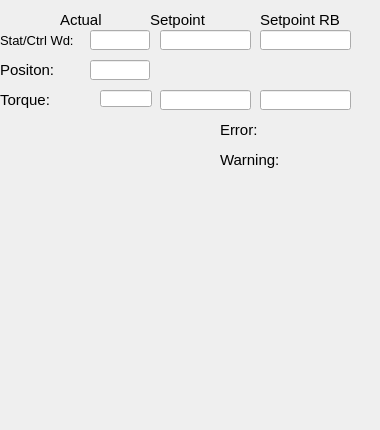
   <widget class="QWidget" name="tab">
    <property name="sizePolicy">
     <sizepolicy hsizetype="Fixed" vsizetype="Fixed">
      <horstretch>0</horstretch>
      <verstretch>0</verstretch>
     </sizepolicy>
    </property>
    <attribute name="title">
     <string>General</string>
    </attribute>
    <widget class="caLabel" name="calabel_9">
     <property name="geometry">
      <rect>
       <x>0</x>
       <y>30</y>
       <width>80</width>
       <height>20</height>
      </rect>
     </property>
     <property name="sizePolicy">
      <sizepolicy hsizetype="Fixed" vsizetype="Fixed">
       <horstretch>0</horstretch>
       <verstretch>0</verstretch>
      </sizepolicy>
     </property>
     <property name="font">
      <font>
       <pointsize>10</pointsize>
      </font>
     </property>
     <property name="text">
      <string>Stat/Ctrl Wd:</string>
     </property>
     <property name="textFormat">
      <enum>Qt::PlainText</enum>
     </property>
     <property name="scaledContents">
      <bool>false</bool>
     </property>
    </widget>
    <widget class="caLabel" name="calabel_13">
     <property name="geometry">
      <rect>
       <x>220</x>
       <y>120</y>
       <width>80</width>
       <height>20</height>
      </rect>
     </property>
     <property name="sizePolicy">
      <sizepolicy hsizetype="Fixed" vsizetype="Fixed">
       <horstretch>0</horstretch>
       <verstretch>0</verstretch>
      </sizepolicy>
     </property>
     <property name="font">
      <font>
       <pointsize>11</pointsize>
      </font>
     </property>
     <property name="text">
      <string>Error:</string>
     </property>
    </widget>
    <widget class="caLabel" name="calabel_10">
     <property name="geometry">
      <rect>
       <x>0</x>
       <y>90</y>
       <width>80</width>
       <height>20</height>
      </rect>
     </property>
     <property name="sizePolicy">
      <sizepolicy hsizetype="Fixed" vsizetype="Fixed">
       <horstretch>0</horstretch>
       <verstretch>0</verstretch>
      </sizepolicy>
     </property>
     <property name="font">
      <font>
       <pointsize>11</pointsize>
      </font>
     </property>
     <property name="text">
      <string>Torque:</string>
     </property>
    </widget>
    <widget class="caLineEdit" name="calineedit_9">
     <property name="geometry">
      <rect>
       <x>90</x>
       <y>30</y>
       <width>60</width>
       <height>20</height>
      </rect>
     </property>
     <property name="channel" stdset="0">
      <string notr="true">$(IOC):m$(MasterID)s$(SlaveID)-Drv01-Stat</string>
     </property>
     <property name="background">
      <color alpha="0">
       <red>160</red>
       <green>160</green>
       <blue>164</blue>
      </color>
     </property>
     <property name="colorMode">
      <enum>caLineEdit::Static</enum>
     </property>
     <property name="precisionMode">
      <enum>caLineEdit::Channel</enum>
     </property>
     <property name="unitsEnabled">
      <bool>true</bool>
     </property>
    </widget>
    <widget class="caLed" name="caled_Warning">
     <property name="geometry">
      <rect>
       <x>300</x>
       <y>150</y>
       <width>52</width>
       <height>12</height>
      </rect>
     </property>
     <property name="sizePolicy">
      <sizepolicy hsizetype="Preferred" vsizetype="MinimumExpanding">
       <horstretch>0</horstretch>
       <verstretch>0</verstretch>
      </sizepolicy>
     </property>
     <property name="minimumSize">
      <size>
       <width>4</width>
       <height>12</height>
      </size>
     </property>
     <property name="toolTip">
      <string>&lt;html&gt;&lt;head/&gt;&lt;body&gt;&lt;p&gt;E-Bus Power Status&lt;/p&gt;&lt;/body&gt;&lt;/html&gt;</string>
     </property>
     <property name="rectangular">
      <bool>true</bool>
     </property>
     <property name="gradientEnabled">
      <bool>false</bool>
     </property>
     <property name="ledHeight">
      <number>10</number>
     </property>
     <property name="channel" stdset="0">
      <string notr="true">$(IOC):m$(MasterID)s$(SlaveID)-Drv01-WrnAlrm</string>
     </property>
     <property name="colorMode">
      <enum>caLed::Static</enum>
     </property>
     <property name="falseColor">
      <color>
       <red>255</red>
       <green>170</green>
       <blue>0</blue>
      </color>
     </property>
     <property name="trueColor">
      <color>
       <red>0</red>
       <green>85</green>
       <blue>0</blue>
      </color>
     </property>
     <property name="trueValue">
      <string notr="true">0</string>
     </property>
     <property name="falseValue">
      <string notr="true">1</string>
     </property>
    </widget>
    <widget class="caLed" name="caled_Error">
     <property name="geometry">
      <rect>
       <x>300</x>
       <y>120</y>
       <width>52</width>
       <height>12</height>
      </rect>
     </property>
     <property name="sizePolicy">
      <sizepolicy hsizetype="Preferred" vsizetype="MinimumExpanding">
       <horstretch>0</horstretch>
       <verstretch>0</verstretch>
      </sizepolicy>
     </property>
     <property name="minimumSize">
      <size>
       <width>4</width>
       <height>12</height>
      </size>
     </property>
     <property name="toolTip">
      <string>&lt;html&gt;&lt;head/&gt;&lt;body&gt;&lt;p&gt;E-Bus Power Status&lt;/p&gt;&lt;/body&gt;&lt;/html&gt;</string>
     </property>
     <property name="rectangular">
      <bool>true</bool>
     </property>
     <property name="gradientEnabled">
      <bool>false</bool>
     </property>
     <property name="ledHeight">
      <number>10</number>
     </property>
     <property name="channel" stdset="0">
      <string notr="true">$(IOC):m$(MasterID)s$(SlaveID)-Drv01-ErrAlrm</string>
     </property>
     <property name="colorMode">
      <enum>caLed::Static</enum>
     </property>
     <property name="falseColor">
      <color>
       <red>170</red>
       <green>0</green>
       <blue>0</blue>
      </color>
     </property>
     <property name="trueColor">
      <color>
       <red>0</red>
       <green>85</green>
       <blue>0</blue>
      </color>
     </property>
     <property name="trueValue">
      <string notr="true">0</string>
     </property>
     <property name="falseValue">
      <string notr="true">1</string>
     </property>
    </widget>
    <widget class="caLabel" name="calabel_14">
     <property name="geometry">
      <rect>
       <x>220</x>
       <y>150</y>
       <width>80</width>
       <height>20</height>
      </rect>
     </property>
     <property name="sizePolicy">
      <sizepolicy hsizetype="Fixed" vsizetype="Fixed">
       <horstretch>0</horstretch>
       <verstretch>0</verstretch>
      </sizepolicy>
     </property>
     <property name="font">
      <font>
       <pointsize>11</pointsize>
      </font>
     </property>
     <property name="text">
      <string>Warning:</string>
     </property>
    </widget>
    <widget class="caLineEdit" name="calineedit">
     <property name="geometry">
      <rect>
       <x>90</x>
       <y>60</y>
       <width>60</width>
       <height>20</height>
      </rect>
     </property>
     <property name="channel" stdset="0">
      <string notr="true">$(IOC):m$(MasterID)s$(SlaveID)-Enc01-PosAct</string>
     </property>
     <property name="background">
      <color alpha="0">
       <red>160</red>
       <green>160</green>
       <blue>164</blue>
      </color>
     </property>
     <property name="colorMode">
      <enum>caLineEdit::Static</enum>
     </property>
     <property name="precisionMode">
      <enum>caLineEdit::User</enum>
     </property>
    </widget>
    <widget class="caLabel" name="calabel_5">
     <property name="geometry">
      <rect>
       <x>0</x>
       <y>60</y>
       <width>80</width>
       <height>20</height>
      </rect>
     </property>
     <property name="sizePolicy">
      <sizepolicy hsizetype="Fixed" vsizetype="Fixed">
       <horstretch>0</horstretch>
       <verstretch>0</verstretch>
      </sizepolicy>
     </property>
     <property name="font">
      <font>
       <pointsize>11</pointsize>
      </font>
     </property>
     <property name="text">
      <string>Positon:</string>
     </property>
    </widget>
    <widget class="caTextEntry" name="catextentry_13">
     <property name="geometry">
      <rect>
       <x>160</x>
       <y>90</y>
       <width>91</width>
       <height>20</height>
      </rect>
     </property>
     <property name="minimumSize">
      <size>
       <width>0</width>
       <height>20</height>
      </size>
     </property>
     <property name="maximumSize">
      <size>
       <width>16777215</width>
       <height>20</height>
      </size>
     </property>
     <property name="readOnly">
      <bool>false</bool>
     </property>
     <property name="channel" stdset="0">
      <string notr="true">$(IOC):m$(MasterID)s$(SlaveID)-Drv01-Trq</string>
     </property>
     <property name="keepFocus">
      <bool>true</bool>
     </property>
    </widget>
    <widget class="caTextEntry" name="catextentry_14">
     <property name="geometry">
      <rect>
       <x>260</x>
       <y>90</y>
       <width>91</width>
       <height>20</height>
      </rect>
     </property>
     <property name="minimumSize">
      <size>
       <width>0</width>
       <height>20</height>
      </size>
     </property>
     <property name="maximumSize">
      <size>
       <width>16777215</width>
       <height>20</height>
      </size>
     </property>
     <property name="readOnly">
      <bool>false</bool>
     </property>
     <property name="channel" stdset="0">
      <string notr="true">$(IOC):m$(MasterID)s$(SlaveID)-Drv01-Trq-RB</string>
     </property>
     <property name="keepFocus">
      <bool>true</bool>
     </property>
    </widget>
    <widget class="caTextEntry" name="catextentry_16">
     <property name="geometry">
      <rect>
       <x>160</x>
       <y>30</y>
       <width>91</width>
       <height>20</height>
      </rect>
     </property>
     <property name="minimumSize">
      <size>
       <width>0</width>
       <height>20</height>
      </size>
     </property>
     <property name="maximumSize">
      <size>
       <width>16777215</width>
       <height>20</height>
      </size>
     </property>
     <property name="readOnly">
      <bool>false</bool>
     </property>
     <property name="channel" stdset="0">
      <string notr="true">$(IOC):m$(MasterID)s$(SlaveID)-Drv01-Cmd</string>
     </property>
     <property name="keepFocus">
      <bool>true</bool>
     </property>
    </widget>
    <widget class="caTextEntry" name="catextentry_17">
     <property name="geometry">
      <rect>
       <x>260</x>
       <y>30</y>
       <width>91</width>
       <height>20</height>
      </rect>
     </property>
     <property name="minimumSize">
      <size>
       <width>0</width>
       <height>20</height>
      </size>
     </property>
     <property name="maximumSize">
      <size>
       <width>16777215</width>
       <height>20</height>
      </size>
     </property>
     <property name="readOnly">
      <bool>false</bool>
     </property>
     <property name="channel" stdset="0">
      <string notr="true">$(IOC):m$(MasterID)s$(SlaveID)-Drv01-Cmd-RB</string>
     </property>
     <property name="keepFocus">
      <bool>true</bool>
     </property>
    </widget>
    <widget class="caLabel" name="calabel_51">
     <property name="geometry">
      <rect>
       <x>60</x>
       <y>10</y>
       <width>80</width>
       <height>20</height>
      </rect>
     </property>
     <property name="sizePolicy">
      <sizepolicy hsizetype="Fixed" vsizetype="Fixed">
       <horstretch>0</horstretch>
       <verstretch>0</verstretch>
      </sizepolicy>
     </property>
     <property name="font">
      <font>
       <pointsize>11</pointsize>
      </font>
     </property>
     <property name="text">
      <string>Actual</string>
     </property>
     <property name="textFormat">
      <enum>Qt::PlainText</enum>
     </property>
     <property name="scaledContents">
      <bool>false</bool>
     </property>
    </widget>
    <widget class="caLabel" name="calabel_52">
     <property name="geometry">
      <rect>
       <x>150</x>
       <y>10</y>
       <width>80</width>
       <height>20</height>
      </rect>
     </property>
     <property name="sizePolicy">
      <sizepolicy hsizetype="Fixed" vsizetype="Fixed">
       <horstretch>0</horstretch>
       <verstretch>0</verstretch>
      </sizepolicy>
     </property>
     <property name="font">
      <font>
       <pointsize>11</pointsize>
      </font>
     </property>
     <property name="text">
      <string>Setpoint</string>
     </property>
     <property name="textFormat">
      <enum>Qt::PlainText</enum>
     </property>
     <property name="scaledContents">
      <bool>false</bool>
     </property>
    </widget>
    <widget class="caLabel" name="calabel_53">
     <property name="geometry">
      <rect>
       <x>260</x>
       <y>10</y>
       <width>80</width>
       <height>20</height>
      </rect>
     </property>
     <property name="sizePolicy">
      <sizepolicy hsizetype="Fixed" vsizetype="Fixed">
       <horstretch>0</horstretch>
       <verstretch>0</verstretch>
      </sizepolicy>
     </property>
     <property name="font">
      <font>
       <pointsize>11</pointsize>
      </font>
     </property>
     <property name="text">
      <string>Setpoint RB</string>
     </property>
     <property name="textFormat">
      <enum>Qt::PlainText</enum>
     </property>
     <property name="scaledContents">
      <bool>false</bool>
     </property>
    </widget>
    <widget class="caLineEdit" name="calineedit_4">
     <property name="geometry">
      <rect>
       <x>100</x>
       <y>90</y>
       <width>52</width>
       <height>17</height>
      </rect>
     </property>
     <property name="channel" stdset="0">
      <string notr="true">$(IOC):m$(MasterID)s$(SlaveID)-Drv01-TrqAct</string>
     </property>
     <property name="background">
      <color alpha="0">
       <red>160</red>
       <green>160</green>
       <blue>164</blue>
      </color>
     </property>
     <property name="colorMode">
      <enum>caLineEdit::Static</enum>
     </property>
     <property name="precisionMode">
      <enum>caLineEdit::User</enum>
     </property>
    </widget>
    <widget class="caStripPlot" name="castripplot_3">
     <property name="geometry">
      <rect>
       <x>10</x>
       <y>180</y>
       <width>361</width>
       <height>241</height>
      </rect>
     </property>
     <property name="Title" stdset="0">
      <string notr="true">Position</string>
     </property>
     <property name="channels" stdset="0">
      <string>$(IOC):m$(MasterID)s$(SlaveID)-Enc01-PosAct</string>
     </property>
     <property name="YAxisScaling" stdset="0">
      <enum>caStripPlot::autoScale</enum>
     </property>
     <property name="foreground">
      <color>
       <red>244</red>
       <green>244</green>
       <blue>244</blue>
      </color>
     </property>
    </widget>
   </widget>
